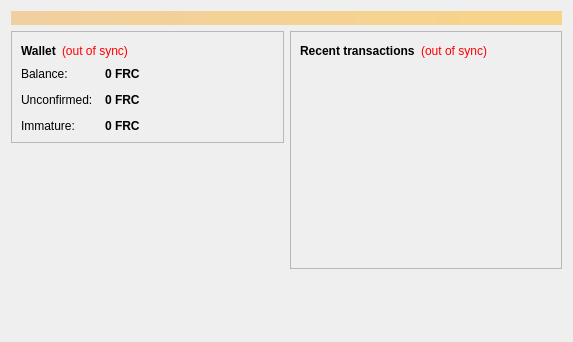
<?xml version="1.0" encoding="UTF-8"?>
<ui version="4.0">
 <class>OverviewPage</class>
 <widget class="QWidget" name="OverviewPage">
  <property name="geometry">
   <rect>
    <x>0</x>
    <y>0</y>
    <width>573</width>
    <height>342</height>
   </rect>
  </property>
  <property name="windowTitle">
   <string>Form</string>
  </property>
  <layout class="QVBoxLayout" name="topLayout">
   <item>
    <widget class="QLabel" name="labelAlerts">
     <property name="visible">
      <bool>false</bool>
     </property>
     <property name="styleSheet">
      <string notr="true">background-color: qlineargradient(x1: 0, y1: 0, x2: 1, y2: 0, stop:0 #F0D0A0, stop:1 #F8D488); color:#000000;</string>
     </property>
     <property name="wordWrap">
      <bool>true</bool>
     </property>
     <property name="margin">
      <number>3</number>
     </property>
    </widget>
   </item>
   <item>
    <layout class="QHBoxLayout" name="horizontalLayout" stretch="1,1">
     <item>
      <layout class="QVBoxLayout" name="verticalLayout_2">
       <item>
        <widget class="QFrame" name="frame">
         <property name="frameShape">
          <enum>QFrame::StyledPanel</enum>
         </property>
         <property name="frameShadow">
          <enum>QFrame::Raised</enum>
         </property>
         <layout class="QVBoxLayout" name="verticalLayout_4">
          <item>
           <layout class="QHBoxLayout" name="horizontalLayout_4">
            <item>
             <widget class="QLabel" name="label_5">
              <property name="font">
               <font>
                <weight>75</weight>
                <bold>true</bold>
               </font>
              </property>
              <property name="text">
               <string>Wallet</string>
              </property>
             </widget>
            </item>
            <item>
             <widget class="QLabel" name="labelWalletStatus">
              <property name="toolTip">
               <string>The displayed information may be out of date. Your wallet automatically synchronizes with the Freicoin network after a connection is established, but this process has not completed yet.</string>
              </property>
              <property name="styleSheet">
               <string notr="true">QLabel { color: red; }</string>
              </property>
              <property name="text">
               <string notr="true">(out of sync)</string>
              </property>
              <property name="alignment">
               <set>Qt::AlignLeading|Qt::AlignLeft|Qt::AlignVCenter</set>
              </property>
             </widget>
            </item>
            <item>
             <spacer name="horizontalSpacer_2">
              <property name="orientation">
               <enum>Qt::Horizontal</enum>
              </property>
              <property name="sizeHint" stdset="0">
               <size>
                <width>40</width>
                <height>20</height>
               </size>
              </property>
             </spacer>
            </item>
           </layout>
          </item>
          <item>
           <layout class="QFormLayout" name="formLayout_2">
            <property name="fieldGrowthPolicy">
             <enum>QFormLayout::AllNonFixedFieldsGrow</enum>
            </property>
            <property name="horizontalSpacing">
             <number>12</number>
            </property>
            <property name="verticalSpacing">
             <number>12</number>
            </property>
            <item row="0" column="0">
             <widget class="QLabel" name="label">
              <property name="text">
               <string>Balance:</string>
              </property>
             </widget>
            </item>
            <item row="0" column="1">
             <widget class="QLabel" name="labelBalance">
              <property name="font">
               <font>
                <weight>75</weight>
                <bold>true</bold>
               </font>
              </property>
              <property name="cursor">
               <cursorShape>IBeamCursor</cursorShape>
              </property>
              <property name="toolTip">
               <string>Your current balance</string>
              </property>
              <property name="text">
               <string notr="true">0 FRC</string>
              </property>
              <property name="textInteractionFlags">
               <set>Qt::LinksAccessibleByMouse|Qt::TextSelectableByKeyboard|Qt::TextSelectableByMouse</set>
              </property>
             </widget>
            </item>
            <item row="1" column="0">
             <widget class="QLabel" name="label_3">
              <property name="text">
               <string>Unconfirmed:</string>
              </property>
             </widget>
            </item>
            <item row="1" column="1">
             <widget class="QLabel" name="labelUnconfirmed">
              <property name="font">
               <font>
                <weight>75</weight>
                <bold>true</bold>
               </font>
              </property>
              <property name="cursor">
               <cursorShape>IBeamCursor</cursorShape>
              </property>
              <property name="toolTip">
               <string>Total of transactions that have yet to be confirmed, and do not yet count toward the current balance</string>
              </property>
              <property name="text">
               <string notr="true">0 FRC</string>
              </property>
              <property name="textInteractionFlags">
               <set>Qt::LinksAccessibleByMouse|Qt::TextSelectableByKeyboard|Qt::TextSelectableByMouse</set>
              </property>
             </widget>
            </item>
            <item row="2" column="0">
             <widget class="QLabel" name="labelImmatureText">
              <property name="text">
               <string>Immature:</string>
              </property>
             </widget>
            </item>
            <item row="2" column="1">
             <widget class="QLabel" name="labelImmature">
              <property name="font">
               <font>
                <weight>75</weight>
                <bold>true</bold>
               </font>
              </property>
              <property name="toolTip">
               <string>Mined balance that has not yet matured</string>
              </property>
              <property name="text">
               <string notr="true">0 FRC</string>
              </property>
              <property name="textInteractionFlags">
               <set>Qt::LinksAccessibleByMouse|Qt::TextSelectableByKeyboard|Qt::TextSelectableByMouse</set>
              </property>
             </widget>
            </item>
           </layout>
          </item>
         </layout>
        </widget>
       </item>
       <item>
        <spacer name="verticalSpacer">
         <property name="orientation">
          <enum>Qt::Vertical</enum>
         </property>
         <property name="sizeHint" stdset="0">
          <size>
           <width>20</width>
           <height>40</height>
          </size>
         </property>
        </spacer>
       </item>
      </layout>
     </item>
     <item>
      <layout class="QVBoxLayout" name="verticalLayout_3">
       <item>
        <widget class="QFrame" name="frame_2">
         <property name="frameShape">
          <enum>QFrame::StyledPanel</enum>
         </property>
         <property name="frameShadow">
          <enum>QFrame::Raised</enum>
         </property>
         <layout class="QVBoxLayout" name="verticalLayout">
          <item>
           <layout class="QHBoxLayout" name="horizontalLayout_2">
            <item>
             <widget class="QLabel" name="label_4">
              <property name="text">
               <string>&lt;b&gt;Recent transactions&lt;/b&gt;</string>
              </property>
             </widget>
            </item>
            <item>
             <widget class="QLabel" name="labelTransactionsStatus">
              <property name="toolTip">
               <string>The displayed information may be out of date. Your wallet automatically synchronizes with the Freicoin network after a connection is established, but this process has not completed yet.</string>
              </property>
              <property name="styleSheet">
               <string notr="true">QLabel { color: red; }</string>
              </property>
              <property name="text">
               <string notr="true">(out of sync)</string>
              </property>
              <property name="alignment">
               <set>Qt::AlignRight|Qt::AlignTrailing|Qt::AlignVCenter</set>
              </property>
             </widget>
            </item>
            <item>
             <spacer name="horizontalSpacer">
              <property name="orientation">
               <enum>Qt::Horizontal</enum>
              </property>
              <property name="sizeHint" stdset="0">
               <size>
                <width>40</width>
                <height>20</height>
               </size>
              </property>
             </spacer>
            </item>
           </layout>
          </item>
          <item>
           <widget class="QListView" name="listTransactions">
            <property name="styleSheet">
             <string notr="true">QListView { background: transparent; }</string>
            </property>
            <property name="frameShape">
             <enum>QFrame::NoFrame</enum>
            </property>
            <property name="verticalScrollBarPolicy">
             <enum>Qt::ScrollBarAlwaysOff</enum>
            </property>
            <property name="horizontalScrollBarPolicy">
             <enum>Qt::ScrollBarAlwaysOff</enum>
            </property>
            <property name="selectionMode">
             <enum>QAbstractItemView::NoSelection</enum>
            </property>
           </widget>
          </item>
         </layout>
        </widget>
       </item>
       <item>
        <spacer name="verticalSpacer_2">
         <property name="orientation">
          <enum>Qt::Vertical</enum>
         </property>
         <property name="sizeHint" stdset="0">
          <size>
           <width>20</width>
           <height>40</height>
          </size>
         </property>
        </spacer>
       </item>
      </layout>
     </item>
    </layout>
   </item>
  </layout>
 </widget>
 <resources/>
 <connections/>
</ui>
